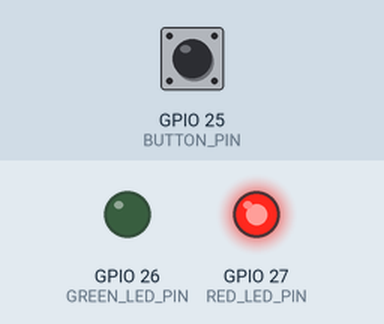
This program was run on a simulated ESP32. On the bench: output pins drawn as LEDs (lit = HIGH). The test bench sets the inputs (shaded band); at power-on: GPIO 25 (BUTTON_PIN) HIGH. WiFi joins after 1.5 s; servers stay silent unless stated; no MQTT or app messages arrive unless stated; not simulated (calls return 0 or success): secrets.h; what the program prints to the serial monitor is not drawn.

Above: at 2.9 s.
3.0 s: GPIO 25 (BUTTON_PIN) pulled LOW for 0.15 s
At 3.6 s:
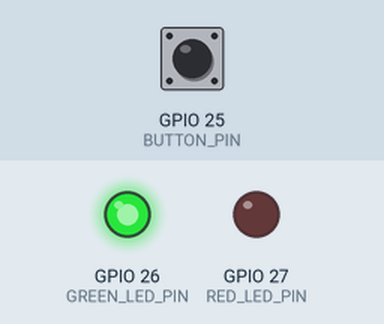
6.5 s: GPIO 25 (BUTTON_PIN) pulled LOW for 1 s
At 7.4 s:
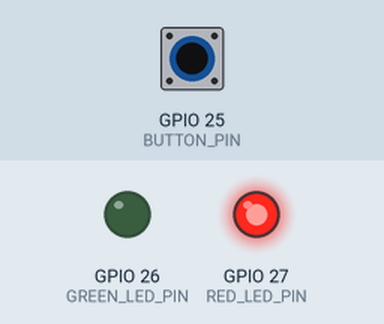
9.0 s: GPIO 25 (BUTTON_PIN) pulled LOW for 3.2 s
At 9.3 s:
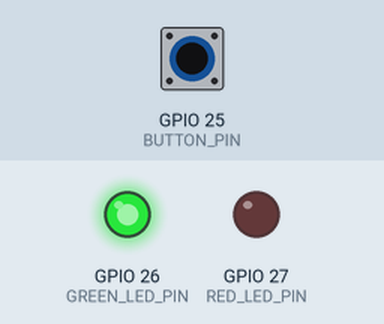
Timing chart, 0 to 12.0 s (numbered marks = the images above; inputs shaded):
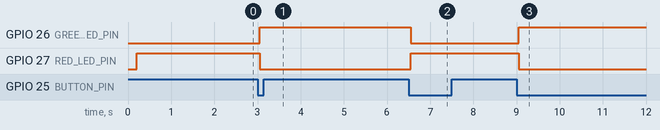

Measured:
- after the input at 3.0 s, GPIO 26 (GREEN_LED_PIN): LOW → HIGH after 0.05 s; GPIO 27 (RED_LED_PIN): HIGH → LOW after 0.05 s
- after the input at 6.5 s, GPIO 26 (GREEN_LED_PIN): HIGH → LOW after 0.05 s; GPIO 27 (RED_LED_PIN): LOW → HIGH after 0.05 s
- after the input at 9.0 s, GPIO 26 (GREEN_LED_PIN): LOW → HIGH after 0.05 s; GPIO 27 (RED_LED_PIN): HIGH → LOW after 0.05 s

The program:

main.cpp
```cpp
/*
 * ============================================================================
 *  Actionneur LED + bouton <-> MQTT  |  Labo IoT (cible VOLONTAIREMENT vulnerable)
 * ============================================================================
 *  Role :
 *   - S'abonne a labo/actionneur/commande : "ON" -> LED verte, "OFF" -> LED rouge.
 *   - Le bouton physique bascule l'etat localement (commande locale, sans reseau).
 *   - Publie l'etat reel sur labo/actionneur/etat ("ON" / "OFF", message retenu)
 *     a chaque changement, qu'il vienne du bouton ou de MQTT.
 *
 *  Aucune authentification : n'importe quel client du reseau IoT-Lab peut
 *  commander l'objet. C'est la vulnerabilite etudiee (attaque "faux OFF").
 *
 *  Materiel : ESP32 DevKit WROOM-32
 *    - LED verte sur GPIO 26, LED rouge sur GPIO 25 (avec resistances)
 *    - Bouton entre GPIO 27 et GND (pull-up interne : appuye = LOW)
 *  Dependances : PubSubClient (voir platformio.ini).
 * ============================================================================
 */

#include <Arduino.h>
#include <WiFi.h>
#include <PubSubClient.h>

#include "secrets.h" // WIFI_SSID, WIFI_PASSWORD, MQTT_HOST -- NON versionne (.gitignore)

// ---------------------------------------------------------------------------
// Configuration
// ---------------------------------------------------------------------------

const int BUTTON_PIN = 25;
const int GREEN_LED_PIN = 26;
const int RED_LED_PIN = 27;

// const char *FLAG = "Flag-{F4k3_P4ssw0rd}";

const uint16_t MQTT_PORT = 1883;                         // MQTT non chiffre
const char *MQTT_CLIENT_ID = "actionneur1";              // DOIT etre unique par objet
const char *TOPIC_COMMANDE = "labo/actionneur/commande"; // ce qu'on ecoute
const char *TOPIC_ETAT = "labo/actionneur/etat";         // ce qu'on publie

const unsigned long RECONNECT_INTERVAL_MS = 5000; // pause entre 2 tentatives de reconnexion
const unsigned long WIFI_BOOT_TIMEOUT_MS = 15000; // attente max du WiFi au demarrage
const unsigned long DEBOUNCE_MS = 50;             // duree de stabilite exigee pour le bouton

// ---------------------------------------------------------------------------
// Objets et etat global
// ---------------------------------------------------------------------------
WiFiClient wifiClient;         // couche TCP
PubSubClient mqtt(wifiClient); // couche MQTT, au-dessus du TCP

bool isOn = false;               // etat au demarrage : OFF (etat sur par defaut)
bool statePublishPending = true; // l'etat doit etre publie des que MQTT est disponible

unsigned long lastWifiAttemptMs = 0;
unsigned long lastMqttAttemptMs = 0;

// Anti-rebond du bouton
int lastButtonReading = HIGH;         // derniere lecture brute
int stableButtonState = HIGH;         // dernier etat considere comme stable
unsigned long lastButtonChangeMs = 0; // instant du dernier changement brut

// ---------------------------------------------------------------------------
// Etat de l'objet
// ---------------------------------------------------------------------------

// Reflete l'etat sur les LED : verte = ON, rouge = OFF.
void showState()
{
  digitalWrite(GREEN_LED_PIN, isOn ? HIGH : LOW);
  digitalWrite(RED_LED_PIN, isOn ? LOW : HIGH);
}

// Point d'entree UNIQUE pour changer l'etat, quelle que soit la source.
void setState(bool newState, const char *source)
{
  if (newState == isOn)
  {
    Serial.printf("[ETAT] Deja %s (demande : %s), rien a faire\n", isOn ? "ON" : "OFF", source);
    return;
  }
  isOn = newState;
  showState();
  statePublishPending = true; // la publication se fera dans loop(), pas ici
  Serial.printf("[ETAT] -> %s (source : %s)\n", isOn ? "ON" : "OFF", source);
}

// Publie l'etat s'il a change et que le broker est joignable.
// Si le broker etait injoignable au moment du changement, l'etat sera publie
// automatiquement des la reconnexion.
void publishStateIfPending()
{
  if (!statePublishPending || !mqtt.connected())
    return;

  const char *payload = isOn ? "ON" : "OFF";

  // retained = true : le broker conserve ce dernier etat et l'envoie
  // immediatement a tout nouveau client qui s'abonne a TOPIC_ETAT.
  if (mqtt.publish(TOPIC_ETAT, payload, true))
  {
    statePublishPending = false;
    Serial.printf("[MQTT] Etat publie : %s %s\n", TOPIC_ETAT, payload);
  }
  else
  {
    Serial.println("[MQTT] Echec de publication de l'etat, nouvel essai au prochain tour");
  }
}

// ---------------------------------------------------------------------------
// Bouton (commande locale)
// ---------------------------------------------------------------------------

// Anti-rebond non bloquant : un changement n'est pris en compte que si la lecture
// reste stable pendant DEBOUNCE_MS. On bascule l'etat sur le front d'appui.
void handleButton()
{
  int reading = digitalRead(BUTTON_PIN);

  if (reading != lastButtonReading)
  {                                // le signal bouge (appui ou rebond)
    lastButtonChangeMs = millis(); // on relance le chronometre
    lastButtonReading = reading;
  }

  if (millis() - lastButtonChangeMs >= DEBOUNCE_MS && reading != stableButtonState)
  {
    stableButtonState = reading;
    if (stableButtonState == LOW)
    { // appui confirme (pull-up : appuye = LOW)
      setState(!isOn, "bouton");
    }
  }
}

// ---------------------------------------------------------------------------
// MQTT : reception des commandes
// ---------------------------------------------------------------------------

// Appelee par PubSubClient (depuis mqtt.loop()) a chaque message recu.
// ATTENTION : payload n'est PAS termine par '\0' : on utilise toujours length.
void onMqttMessage(char *topic, byte *payload, unsigned int length)
{
  Serial.printf("[MQTT] Recu sur %s : \"%.*s\"\n", topic, (int)length, (const char *)payload);

  if (strcmp(topic, TOPIC_COMMANDE) != 0)
    return; // on verifie que le topic est bien le topic de commande

  // Comparaison exacte et sensible a la casse : seuls "ON" et "OFF" sont acceptes.
  if (length == 2 && memcmp(payload, "ON", 2) == 0)
  {
    setState(true, "MQTT");
  }
  else if (length == 3 && memcmp(payload, "OFF", 3) == 0)
  {
    setState(false, "MQTT");
  }
  else
  {
    Serial.println("[MQTT] Commande inconnue, ignoree (attendu : ON ou OFF)");
  }
}

// ---------------------------------------------------------------------------
// WiFi
// ---------------------------------------------------------------------------

// Connexion initiale, appelee une seule fois dans setup().
void startWifi()
{
  WiFi.mode(WIFI_STA);
  // Desactive la veille WiFi : un objet qui RECOIT des commandes doit rester
  // a l'ecoute. Sur le routeur du labo, la veille fait perdre des trames entrantes.
  WiFi.setSleep(false); // desactive le sleep automatique pour ameliorer la stabilite de la connection
  WiFi.begin(WIFI_SSID, WIFI_PASSWORD);

  Serial.printf("[WiFi] Connexion a %s", WIFI_SSID);
  unsigned long start = millis();
  while (WiFi.status() != WL_CONNECTED && millis() - start < WIFI_BOOT_TIMEOUT_MS)
  {
    delay(500); // acceptable ici : on est dans setup()
    Serial.print(".");
  }
  Serial.println();

  if (WiFi.status() == WL_CONNECTED)
  {
    Serial.printf("[WiFi] Connecte, IP : %s\n", WiFi.localIP().toString().c_str());
  }
  else
  {
    Serial.println("[WiFi] Echec au demarrage, nouvelles tentatives dans loop()");
  }
}

// Relance le WiFi s'il est tombe, SANS bloquer. Retourne true si le WiFi est disponible.
bool ensureWifi()
{
  if (WiFi.status() == WL_CONNECTED)
    return true;

  unsigned long now = millis();
  if (now - lastWifiAttemptMs >= RECONNECT_INTERVAL_MS)
  {
    lastWifiAttemptMs = now;
    Serial.println("[WiFi] Deconnecte, tentative de reconnexion...");
    WiFi.reconnect();
  }
  return false;
}

// ---------------------------------------------------------------------------
// MQTT : connexion
// ---------------------------------------------------------------------------

// (Re)connecte au broker si besoin. Retourne true si la session MQTT est active.
bool ensureMqtt()
{
  if (mqtt.connected())
    return true;

  unsigned long now = millis();
  if (now - lastMqttAttemptMs < RECONNECT_INTERVAL_MS)
    return false;
  lastMqttAttemptMs = now;

  Serial.printf("[MQTT] Connexion a %s:%u (client \"%s\")... ", MQTT_HOST, MQTT_PORT, MQTT_CLIENT_ID);

  // Connexion ANONYME : ni identifiant ni mot de passe (vulnerabilite voulue).
  if (!mqtt.connect(MQTT_CLIENT_ID))
  {
    Serial.printf("echec, state=%d\n", mqtt.state());
    return false;
  }
  Serial.println("OK");

  // La session est "propre" (clean session) : le broker ne garde pas nos
  // abonnements entre deux connexions. Il faut donc se reabonner a CHAQUE connexion.
  if (mqtt.subscribe(TOPIC_COMMANDE))
  {
    Serial.printf("[MQTT] Abonne a %s\n", TOPIC_COMMANDE);
  }
  else
  {
    Serial.println("[MQTT] Echec de l'abonnement");
  }

  // Republie l'etat a chaque (re)connexion : le broker reflete toujours l'etat reel,
  // y compris s'il a change via le bouton pendant une coupure.
  statePublishPending = true;
  return true;
}

// ---------------------------------------------------------------------------
// Programme principal
// ---------------------------------------------------------------------------
void setup()
{
  Serial.begin(115200);
  delay(200);
  Serial.println("\n=== Actionneur LED + bouton <-> MQTT (labo IoT) ===");

  pinMode(GREEN_LED_PIN, OUTPUT);
  pinMode(RED_LED_PIN, OUTPUT);
  pinMode(BUTTON_PIN, INPUT_PULLUP);
  showState(); // etat initial OFF -> LED rouge

  startWifi();
  Serial.printf("[WiFi] Veille WiFi : %s\n", WiFi.getSleep() ? "ACTIVE (anormal)" : "desactivee");

  // Adresse du broker : une IP (reservee en DHCP sur le routeur), pas de DNS necessaire.
  IPAddress brokerIp;
  if (!brokerIp.fromString(MQTT_HOST))
  {
    Serial.printf("[MQTT] MQTT_HOST invalide : \"%s\" (une adresse IP est attendue)\n", MQTT_HOST);
    Serial.println("Impossible de poursuivre...");
    while (true)
    {
      Serial.println(".");
      delay(10000); // erreur de configuration : on s'arrete ici
    }
  }
  mqtt.setServer(brokerIp, MQTT_PORT);
  mqtt.setCallback(onMqttMessage);
}

void loop()
{
  // Le bouton est traite en premier et a chaque tour : la commande locale
  // fonctionne meme sans WiFi ni broker.
  handleButton();

  if (!ensureWifi())
    return;
  if (!ensureMqtt())
    return;

  mqtt.loop();             // recoit les commandes (appelle onMqttMessage) + keepalive
  publishStateIfPending(); // publie l'etat s'il a change
}

// void function()
// {
//   Serial.printf("Congratulation, you found the flag: %s", FLAG);
// }
```
